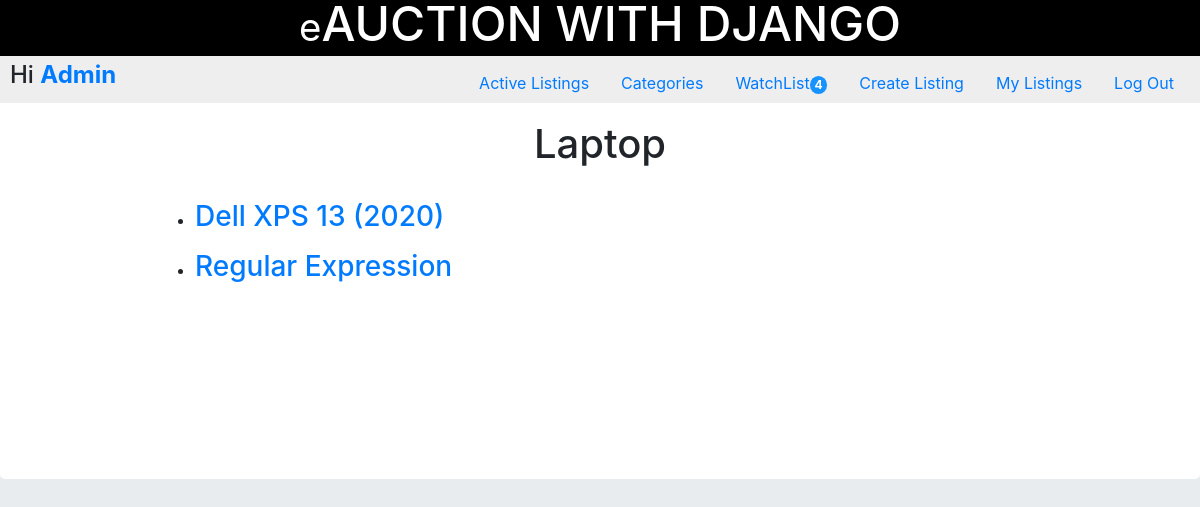
Page /category?q=2 (signed in) on the earlier database version.
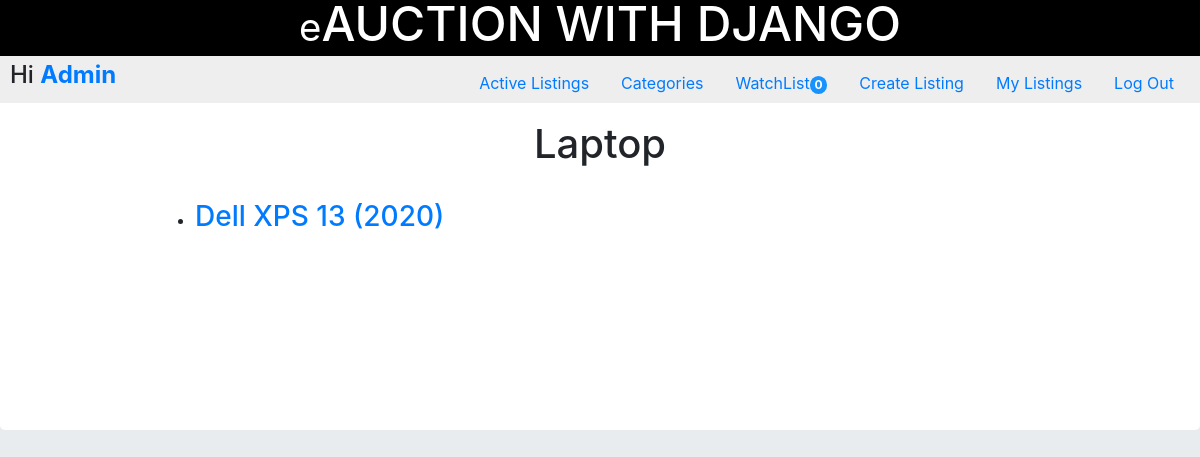
Same page on the later database version.
### auctions/models.py (models this page shows)
class Item(models.Model):
    title = models.CharField(max_length=50, unique=True, null=False, blank=False)
    description = models.TextField()
    date = models.DateTimeField(auto_now_add=True)
    category = models.ForeignKey(Category, on_delete=models.SET_NULL, null=True, blank=True)
    img_url = models.CharField(max_length=200, null=True, blank=True)
    def __str__(self):
        return self.title

### auctions/views.py (the view)
# urls.py: path("category", views.category, name="category"),
def category(request):
    if not request.GET['q']:
        return HttpResponseRedirect(reverse("index"))
    catg = request.GET['q']
    category = Category.objects.get(pk=catg)
    listings = Item.objects.filter(category=catg)
    context = {'listings': listings, 'category': category}
    return render(request, "auctions/category.html", context)

### auctions/context_processors.py (called while the page is built)
def watchlist_processor(request):
    try:
        watchlist = Watchlist.objects.filter(user=request.user).count()
        return {'total_watchlist': watchlist}
    except:
        return {'total_watchlist': 0}

### auctions/models.py (called while the page is built)
    def __str__(self):
        return self.category

### auctions/templates/auctions/category.html
{% extends "auctions/layout.html" %}
{% block body %}
<div class="jumbotron" style="padding: 15%; padding-top: 2%; background: white;">
  <div>
    <center><h1>{{ category }}</h1></center>
    <br>
    <div class="container">
      {% for listing in listings  %}
      <ul>
        <li><a href="listing?q={{ listing.id }}"><h3>{{ listing }}</h3></a></li>
      </ul>
      {% empty %}
      <ul>
        <li>No Listing under this category yet ! <a href="{% url 'createListing' %}"><h3>Create one</h3></a></li>
      </ul>
      {% endfor %}
    </div>
  </div>
</div>
{% endblock %}

### auctions/templates/auctions/layout.html (shortened to what this page needs)
{% load static %}
<!DOCTYPE html>
<html lang="en">
<head>
  <link rel="stylesheet" href="https://stackpath.bootstrapcdn.com/bootstrap/4.4.1/css/bootstrap.min.css"
>
  <link href="{% static 'auctions/styles.css' %}" rel="stylesheet">
  <link rel="stylesheet" href="https://cdnjs.cloudflare.com/ajax/libs/font-awesome/4.7.0/css/font-awesome.min.css">
</head>
<body>
  <div class="navbarFixed" style="position: fixed; width: 100%; z-index: 5;">
    <header>
      <h3 style="text-align: center;">
        <small>e</small><span>AUCTION WITH DJANGO</span>
      </h3>
    </header>
    <main>
      <div class="d-flex" style="justify-content: space-between; align-items: center; background: #eee; padding: 0 10px;">
        <div style="text-align: center; ">
          {% if user.is_authenticated %}
          <h4>Hi <strong><a style="text-transform: capitalize;" href="/">{{ user.username }}</a></strong></h4>
          {% else %}
          Not signed in.
          {% endif %}
        </div>
        <div class="navb">
          <ul class="nav">
            <li class="nav-item {{ homepage }}">
              <a class="nav-link" href="{% url 'index' %}">Active Listings</a>
            </li>
            <li class="nav-item {{ catgspage }}">
              <a class="nav-link" href="{% url 'categories' %}">Categories</a>
            </li>
            {% if user.is_authenticated %}
            <li class="nav-item {{ watchlistpage }}">
              <a class="nav-link" href="{% url 'watchlist' %}">WatchList<span class="badge">{{ total_watchlist }}</span></a>
            </li>
            <li class="nav-item {{ createlistingpage }}">
              <a class="nav-link" href="{% url 'createListing' %}">Create Listing</a>
            </li>
            <li class="nav-item {{ mylistingpage }}">
              <a class="nav-link" href="{% url 'myListings' %}">My Listings</a>
            </li>
            <li class="nav-item {{ logoutpage }}">
              <a class="nav-link" href="{% url 'logout' %}">Log Out</a>
            </li>
            {% endif %}
          </ul>
        </div>
      </div>
    </main>
  </div>
  <div style="padding-top: 6rem;">
  {% block body %}
  {% endblock %}
  </div>
</body>
</html>

Differences in the rows shown:
removed Item: title "Regular Expression"
Other differences:
{{ total_watchlist }}: "4" → "0"
